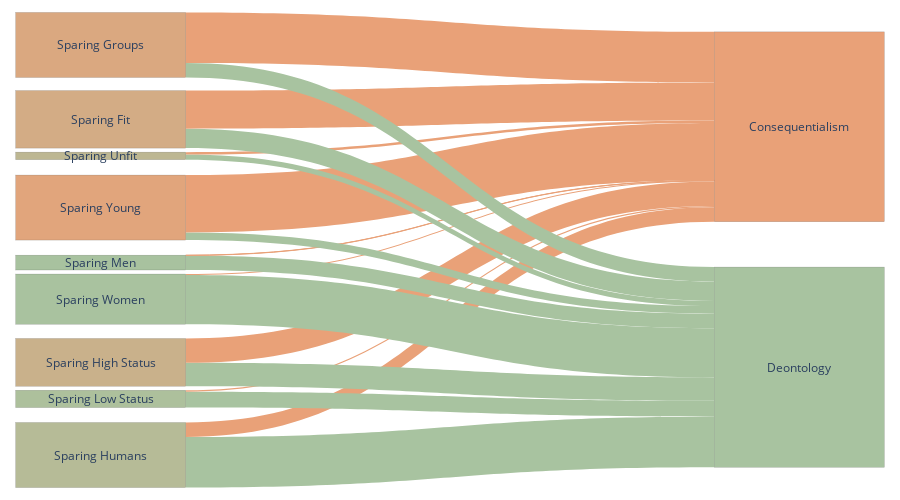

Notebook code for this chart:
### Code cell
cat_df = get_catdf(model_dfs['gpt-4o-2024-08-06'])
fig = make_sankey(cat_df)
# fig.write_image("sankey_v2.svg")     # needs `pip install kaleido`
fig

### Figure 1 — Plotly figure (JSON) as saved in the notebook; plotly's stock layout.template omitted (floating-point values rounded to 4 significant figures)
{"data": [{"arrangement": "fixed", "link": {"color": ["#A8C3A0", "#E9A178", "#A8C3A0", "#E9A178", "#A8C3A0", "#E9A178", "#A8C3A0", "#E9A178", "#A8C3A0", "#E9A178", "#A8C3A0", "#E9A178", "#A8C3A0", "#E9A178", "#A8C3A0", "#E9A178", "#A8C3A0", "#E9A178"], "source": [0, 0, 1, 1, 2, 2, 3, 3, 4, 4, 5, 5, 6, 6, 7, 7, 8, 8], "target": [9, 10, 9, 10, 9, 10, 9, 10, 9, 10, 9, 10, 9, 10, 9, 10, 9, 10], "value": [0.7786, 0.2214, 0.2439, 0.02152, 0.3596, 0.3749, 0.7562, 0.01562, 0.225, 0.003125, 0.1179, 0.8821, 0.07754, 0.03743, 0.2995, 0.5856, 0.221, 0.779]}, "node": {"color": ["#b6bb97", "#adc09c", "#c9b18b", "#a9c29f", "#a8c29f", "#e1a57c", "#bdb792", "#d3ac85", "#daa880", "#A8C3A0", "#E9A178"], "line": {"color": "rgba(0,0,0,0.25)", "width": 0.5}, "pad": 10, "thickness": 170, "x": [0.001, 0.001, 0.001, 0.001, 0.001, 0.001, 0.001, 0.001, 0.001, 0.999, 0.999], "y": [0.9363, 0.8168, 0.7391, 0.6046, 0.5268, 0.4097, 0.2998, 0.222, 0.06375, 0.7493, 0.2378]}, "type": "sankey"}], "layout": {"annotations": [{"font": {"size": 12}, "showarrow": false, "text": "Sparing Humans", "x": 0.001, "xanchor": "center", "y": 0.06375, "yanchor": "middle"}, {"font": {"size": 12}, "showarrow": false, "text": "Sparing Low Status", "x": 0.001, "xanchor": "center", "y": 0.1832, "yanchor": "middle"}, {"font": {"size": 12}, "showarrow": false, "text": "Sparing High Status", "x": 0.001, "xanchor": "center", "y": 0.2609, "yanchor": "middle"}, {"font": {"size": 12}, "showarrow": false, "text": "Sparing Women", "x": 0.001, "xanchor": "center", "y": 0.3954, "yanchor": "middle"}, {"font": {"size": 12}, "showarrow": false, "text": "Sparing Men", "x": 0.001, "xanchor": "center", "y": 0.4732, "yanchor": "middle"}, {"font": {"size": 12}, "showarrow": false, "text": "Sparing Young", "x": 0.001, "xanchor": "center", "y": 0.5903, "yanchor": "middle"}, {"font": {"size": 12}, "showarrow": false, "text": "Sparing Unfit", "x": 0.001, "xanchor": "center", "y": 0.7002, "yanchor": "middle"}, {"font": {"size": 12}, "showarrow": false, "text": "Sparing Fit", "x": 0.001, "xanchor": "center", "y": 0.778, "yanchor": "middle"}, {"font": {"size": 12}, "showarrow": false, "text": "Sparing Groups", "x": 0.001, "xanchor": "center", "y": 0.9363, "yanchor": "middle"}, {"font": {"size": 12}, "showarrow": false, "text": "Deontology", "x": 0.999, "xanchor": "center", "y": 0.2507, "yanchor": "middle"}, {"font": {"size": 12}, "showarrow": false, "text": "Consequentialism", "x": 0.999, "xanchor": "center", "y": 0.7622, "yanchor": "middle"}], "font": {"size": 12}, "height": 500, "margin": {"b": 15, "l": 100, "r": 100, "t": 15}, "width": 900}}
